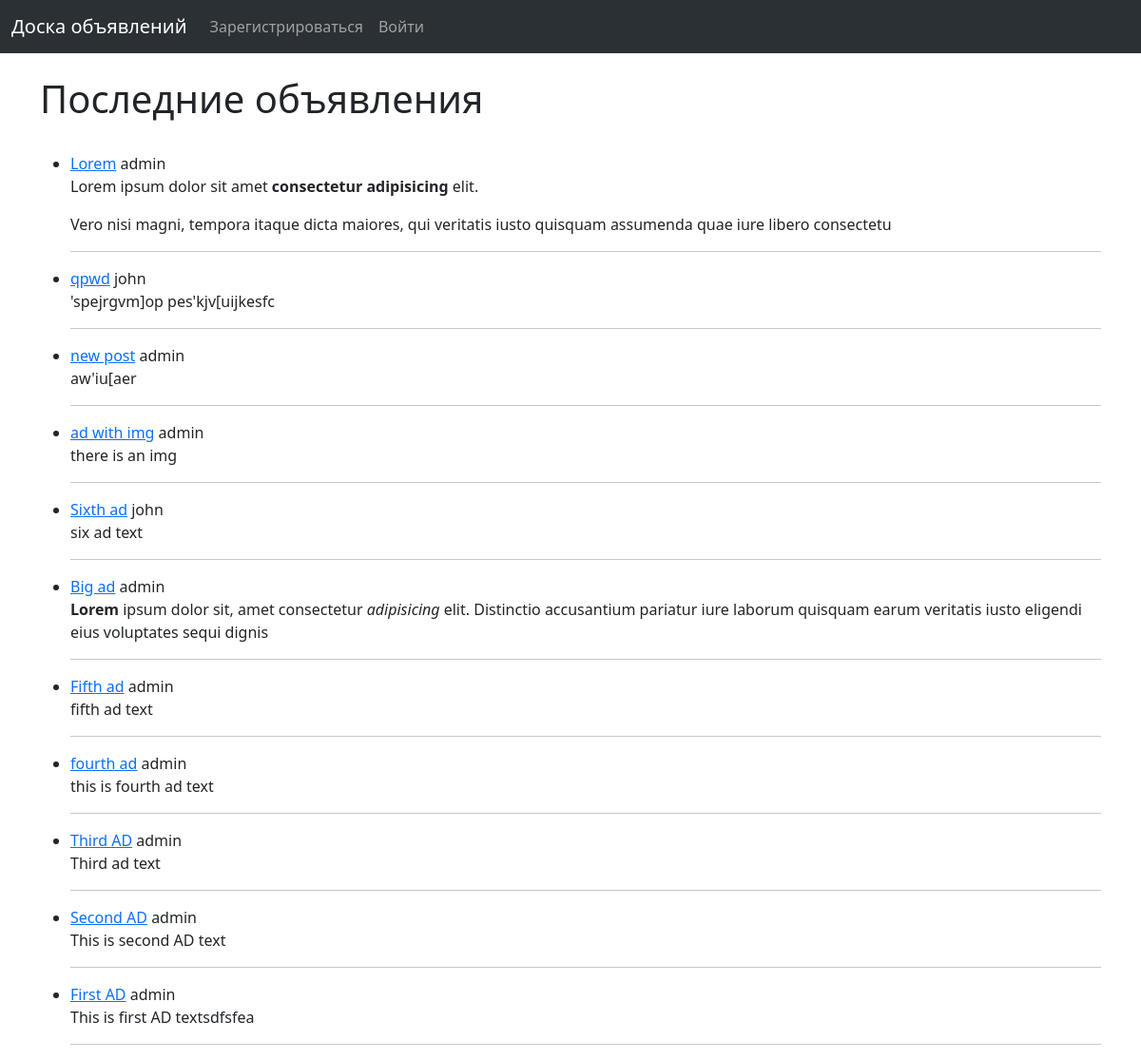
The app's page /, older data.
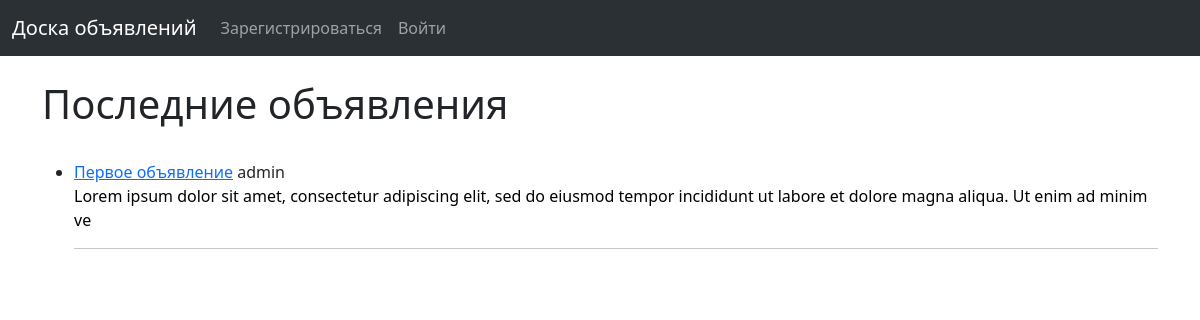
The same page, newer data.
### board/models.py (models this page shows, shortened)
class Announcement(models.Model):
    title = models.CharField("Заголовок", max_length=255)
    title_tag = models.CharField("Тэг заголовка", max_length=255)
    author = models.ForeignKey(User, on_delete=models.CASCADE, verbose_name="Автор")
    publication_datetime = models.DateTimeField("Дата публикации", auto_now_add=True)
    text = RichTextField("Текст", blank=True, null=True)
    image = models.ImageField("Картинка", null=True, blank=True, upload_to="images/")
    category = models.ManyToManyField(Category, verbose_name="Категория")

### board/views.py (the view)
# urls.py: path("", BoardView.as_view(), name="board"),
class BoardView(ListView):
    model = Announcement
    template_name = "board.html"
    ordering = ["-id"]

### board/templates/board.html (shortened to what this page needs)
{% extends 'base.html' %}
{% block content %}
<br/>
<h1>Последние объявления</h1>
<br/>
<ul>
{% for announcement in object_list %}
    <li>
        <a href='{% url 'announcement_details' announcement.pk %}'>{{announcement.title}}</a>
        {{announcement.author}}
        <br/>
        {{announcement.text|slice:200|safe}}
        <hr>
    </li>
{% endfor %}
</ul>
{% endblock %}

### board/templates/base.html (shortened to what this page needs)
<doctype html>
<html lang="en">
<head>
  <link href="https://cdn.jsdelivr.net/npm/bootstrap@5.3.0/dist/css/bootstrap.min.css" rel="stylesheet"
>
</head>
<body>
  <nav class="navbar navbar-expand-lg bg-body-tertiary" data-bs-theme="dark">
    <div class="container-fluid">
      <a class="navbar-brand" href="{% url 'board' %}">Доска объявлений</a>
      <div class="collapse navbar-collapse" id="navbarSupportedContent">
        <ul class="navbar-nav me-auto mb-2 mb-lg-0">
          {% if user.is_authenticated %}
            <li class="nav-item">
              <a class="nav-link" href="{% url 'add_announcement' %}">Разместить объявление</a>
            </li>
            <li class="nav-item">
              <a class="nav-link" href="{% url 'profile' %}">Страница пользователя</a>
            </li>
            <li class="nav-item">
              <a class="nav-link" href="{% url 'account_logout' %}">Выйти</a>
            </li>
          {% else %}
            <li class="nav-item">
              <a class="nav-link" href="{% url 'register' %}">Зарегистрироваться</a>
            </li>
            <li class="nav-item">
              <a class="nav-link" href="{% url 'account_login' %}">Войти</a>
            </li>
          {% endif %}
        </ul>
      </div>
    </div>
  </nav>
  <div class='container'>
    {% block content %}
    {% endblock %}
  </div>
</body>
</html>

Row changes from the older to the newer data that the page shows:
removed Announcement: title "Lorem", author "admin", text "Lorem ipsum dolor sit amet consectetur adipisicing elit. Vero nisi magni, tempora itaque dicta maiores, qui veritatis iusto quisquam assumenda quae iure libero consectetu"
removed Announcement: title "qpwd", author "john", text "'spejrgvm]op pes'kjv[uijkesfc"
removed Announcement: title "new post", author "admin", text "aw'iu[aer"
removed Announcement: title "ad with img", author "admin", text "there is an img"
removed Announcement: title "Sixth ad", author "john", text "six ad text"
removed Announcement: title "Big ad", author "admin", text "Lorem ipsum dolor sit, amet consectetur adipisicing elit. Distinctio accusantium pariatur iure laborum quisquam earum veritatis iusto eligendi eius voluptates sequi dignis"
removed Announcement: title "Fifth ad", author "admin", text "fifth ad text"
removed Announcement: title "fourth ad", author "admin", text "this is fourth ad text"
removed Announcement: title "Third AD", author "admin", text "Third ad text"
removed Announcement: title "Second AD", author "admin", text "This is second AD text"
changed Announcement "admin": title "First AD" → "Первое объявление"; text "This is first AD textsdfsfea" → "Lorem ipsum dolor sit amet, consectetur adipiscing elit, sed do eiusmod tempor incididunt ut labore et dolore magna aliqua. Ut enim ad minim ve"
